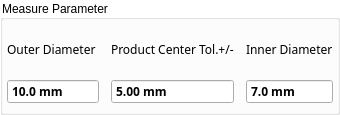
        <widget class="QGroupBox" name="groupBoxMeasureParamter">
         <property name="sizePolicy">
          <sizepolicy hsizetype="Preferred" vsizetype="Preferred">
           <horstretch>0</horstretch>
           <verstretch>0</verstretch>
          </sizepolicy>
         </property>
         <property name="whatsThis">
          <string/>
         </property>
         <property name="styleSheet">
          <string notr="true">QGroupBox{
    background-color: transparent;
}</string>
         </property>
         <property name="title">
          <string>Measure Parameter</string>
         </property>
         <layout class="QGridLayout" name="gridLayout_18">
          <property name="leftMargin">
           <number>0</number>
          </property>
          <property name="topMargin">
           <number>0</number>
          </property>
          <property name="rightMargin">
           <number>0</number>
          </property>
          <property name="bottomMargin">
           <number>4</number>
          </property>
          <property name="spacing">
           <number>4</number>
          </property>
          <item row="0" column="1">
           <widget class="ContentBoardItem" name="widgetDashBoardProductDiameterTol" native="true">
            <property name="minimumSize">
             <size>
              <width>0</width>
              <height>88</height>
             </size>
            </property>
            <property name="maximumSize">
             <size>
              <width>16777215</width>
              <height>88</height>
             </size>
            </property>
            <property name="styleSheet">
             <string notr="true">/*QFrame{
     background:rgb(249,247,248);
     min-height: 80px;
     max-height: 80px;
}

QLabel{
  background:rgb(249,247,248);
  color: rgb(39,51,66);
  font-size: 16px;
  font-family: Siemens Sans;
  min-height: 20px;
  max-height: 20px;
}

QDoubleSpinBox{
background:rgb(255,255,255);
  color: rgb(39,51,66);
  font-size: 16px;
  font-weight: bold;
  font-family: Siemens Sans;
  min-height: 32px;
  max-height: 32px;
min-width: 0px;
}
*/

QDoubleSpinBox::focus{
 border: 2px solid rgb(0,95,135);
}

QDoubleSpinBox{
min-width: 40px;
}

</string>
            </property>
            <layout class="QGridLayout" name="gridLayout_10">
             <property name="leftMargin">
              <number>4</number>
             </property>
             <property name="topMargin">
              <number>4</number>
             </property>
             <property name="rightMargin">
              <number>4</number>
             </property>
             <property name="bottomMargin">
              <number>4</number>
             </property>
             <property name="spacing">
              <number>4</number>
             </property>
             <item row="0" column="0">
              <widget class="QLabel" name="labelDashBoardProductDiameterTol">
               <property name="font">
                <font>
                 <family>Siemens Sans</family>
                </font>
               </property>
               <property name="text">
                <string>Product Center Tol.+/-</string>
               </property>
              </widget>
             </item>
             <item row="1" column="0">
              <widget class="QDoubleSpinBox" name="doubleSpinBoxProductCenterTol">
               <property name="sizePolicy">
                <sizepolicy hsizetype="Preferred" vsizetype="Fixed">
                 <horstretch>0</horstretch>
                 <verstretch>0</verstretch>
                </sizepolicy>
               </property>
               <property name="font">
                <font>
                 <family>Siemens Sans</family>
                 <weight>75</weight>
                 <bold>true</bold>
                </font>
               </property>
               <property name="focusPolicy">
                <enum>Qt::ClickFocus</enum>
               </property>
               <property name="styleSheet">
                <string notr="true"/>
               </property>
               <property name="wrapping">
                <bool>false</bool>
               </property>
               <property name="buttonSymbols">
                <enum>QAbstractSpinBox::NoButtons</enum>
               </property>
               <property name="prefix">
                <string/>
               </property>
               <property name="suffix">
                <string> mm</string>
               </property>
               <property name="decimals">
                <number>2</number>
               </property>
               <property name="minimum">
                <double>0.500000000000000</double>
               </property>
               <property name="maximum">
                <double>1000.000000000000000</double>
               </property>
               <property name="singleStep">
                <double>0.100000000000000</double>
               </property>
               <property name="value">
                <double>5.000000000000000</double>
               </property>
              </widget>
             </item>
            </layout>
           </widget>
          </item>
          <item row="0" column="0">
           <widget class="ContentBoardItem" name="widgetDashBoardProductDiameter" native="true">
            <property name="minimumSize">
             <size>
              <width>0</width>
              <height>88</height>
             </size>
            </property>
            <property name="maximumSize">
             <size>
              <width>16777215</width>
              <height>88</height>
             </size>
            </property>
            <property name="toolTip">
             <string/>
            </property>
            <property name="statusTip">
             <string/>
            </property>
            <property name="whatsThis">
             <string/>
            </property>
            <property name="accessibleName">
             <string notr="true" comment="12" extracomment="13"/>
            </property>
            <property name="accessibleDescription">
             <string comment="14" extracomment="15"/>
            </property>
            <property name="styleSheet">
             <string notr="true">/*QFrame{
     background:rgb(249,247,248);
     min-height: 80px;
     max-height: 80px;
}

QLabel{
  background:rgb(249,247,248);
  color: rgb(39,51,66);
  font-size: 16px;
  font-family: Siemens Sans;
  min-height: 20px;
  max-height: 20px;
}

QDoubleSpinBox{
background:rgb(255,255,255);
  color: rgb(39,51,66);
  font-size: 16px;
  font-weight: bold;
  font-family: Siemens Sans;
  min-height: 32px;
  max-height: 32px;
min-width: 0px;
}
*/
QDoubleSpinBox::focus{
 border: 2px solid rgb(0,95,135);
}

QDoubleSpinBox{
min-width: 40px;
}


</string>
            </property>
            <layout class="QGridLayout" name="gridLayout">
             <property name="leftMargin">
              <number>4</number>
             </property>
             <property name="topMargin">
              <number>4</number>
             </property>
             <property name="rightMargin">
              <number>4</number>
             </property>
             <property name="bottomMargin">
              <number>4</number>
             </property>
             <property name="spacing">
              <number>4</number>
             </property>
             <item row="0" column="0">
              <widget class="QLabel" name="labelContentBoardProductDiameter">
               <property name="font">
                <font>
                 <family>Siemens Sans</family>
                </font>
               </property>
               <property name="styleSheet">
                <string notr="true"/>
               </property>
               <property name="text">
                <string>Outer Diameter </string>
               </property>
              </widget>
             </item>
             <item row="1" column="0">
              <widget class="QDoubleSpinBox" name="doubleSpinBoxProductNeckDiameter">
               <property name="sizePolicy">
                <sizepolicy hsizetype="Preferred" vsizetype="Fixed">
                 <horstretch>0</horstretch>
                 <verstretch>0</verstretch>
                </sizepolicy>
               </property>
               <property name="font">
                <font>
                 <family>Siemens Sans</family>
                 <weight>75</weight>
                 <bold>true</bold>
                </font>
               </property>
               <property name="focusPolicy">
                <enum>Qt::ClickFocus</enum>
               </property>
               <property name="styleSheet">
                <string notr="true"/>
               </property>
               <property name="wrapping">
                <bool>false</bool>
               </property>
               <property name="buttonSymbols">
                <enum>QAbstractSpinBox::NoButtons</enum>
               </property>
               <property name="suffix">
                <string> mm</string>
               </property>
               <property name="decimals">
                <number>1</number>
               </property>
               <property name="minimum">
                <double>10.000000000000000</double>
               </property>
               <property name="maximum">
                <double>1000.000000000000000</double>
               </property>
               <property name="singleStep">
                <double>0.010000000000000</double>
               </property>
              </widget>
             </item>
            </layout>
           </widget>
          </item>
          <item row="0" column="2">
           <widget class="ContentBoardItem" name="widgetDashBoardNeckInnerDiameter" native="true">
            <property name="minimumSize">
             <size>
              <width>0</width>
              <height>88</height>
             </size>
            </property>
            <property name="maximumSize">
             <size>
              <width>16777215</width>
              <height>88</height>
             </size>
            </property>
            <property name="styleSheet">
             <string notr="true">/*QFrame{
     background:rgb(249,247,248);
     min-height: 80px;
     max-height: 80px;
}

QLabel{
  background:rgb(249,247,248);
  color: rgb(39,51,66);
  font-size: 16px;
  font-family: Siemens Sans;
  min-height: 20px;
  max-height: 20px;
}

QDoubleSpinBox{
background:rgb(255,255,255);
  color: rgb(39,51,66);
  font-size: 16px;
  font-weight: bold;
  font-family: Siemens Sans;
  min-height: 32px;
  max-height: 32px;
min-width: 0px;
}
*/
QDoubleSpinBox::focus{
 border: 2px solid rgb(0,95,135);
}

QDoubleSpinBox{
min-width: 40px;
}


</string>
            </property>
            <layout class="QGridLayout" name="gridLayout_6">
             <property name="leftMargin">
              <number>4</number>
             </property>
             <property name="topMargin">
              <number>4</number>
             </property>
             <property name="rightMargin">
              <number>4</number>
             </property>
             <property name="bottomMargin">
              <number>4</number>
             </property>
             <property name="spacing">
              <number>4</number>
             </property>
             <item row="0" column="0">
              <widget class="QLabel" name="labelDashBoardNeckInnerDiameter">
               <property name="font">
                <font>
                 <family>Siemens Sans</family>
                </font>
               </property>
               <property name="text">
                <string>Inner Diameter</string>
               </property>
              </widget>
             </item>
             <item row="1" column="0">
              <widget class="QDoubleSpinBox" name="doubleSpinBoxNeckInnerDiameter">
               <property name="sizePolicy">
                <sizepolicy hsizetype="Preferred" vsizetype="Fixed">
                 <horstretch>0</horstretch>
                 <verstretch>0</verstretch>
                </sizepolicy>
               </property>
               <property name="font">
                <font>
                 <family>Siemens Sans</family>
                 <weight>75</weight>
                 <bold>true</bold>
                </font>
               </property>
               <property name="focusPolicy">
                <enum>Qt::ClickFocus</enum>
               </property>
               <property name="styleSheet">
                <string notr="true"/>
               </property>
               <property name="wrapping">
                <bool>false</bool>
               </property>
               <property name="buttonSymbols">
                <enum>QAbstractSpinBox::NoButtons</enum>
               </property>
               <property name="suffix">
                <string> mm</string>
               </property>
               <property name="decimals">
                <number>1</number>
               </property>
               <property name="minimum">
                <double>1.000000000000000</double>
               </property>
               <property name="maximum">
                <double>100.000000000000000</double>
               </property>
               <property name="singleStep">
                <double>0.100000000000000</double>
               </property>
               <property name="value">
                <double>7.000000000000000</double>
               </property>
              </widget>
             </item>
            </layout>
           </widget>
          </item>
         </layout>
        </widget>
